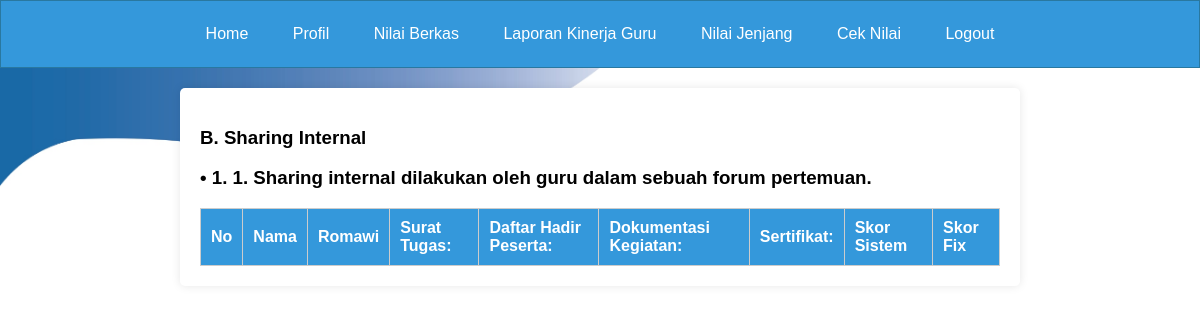
The page /page_beri_nilai_guru3b.php on the database as committed earlier.
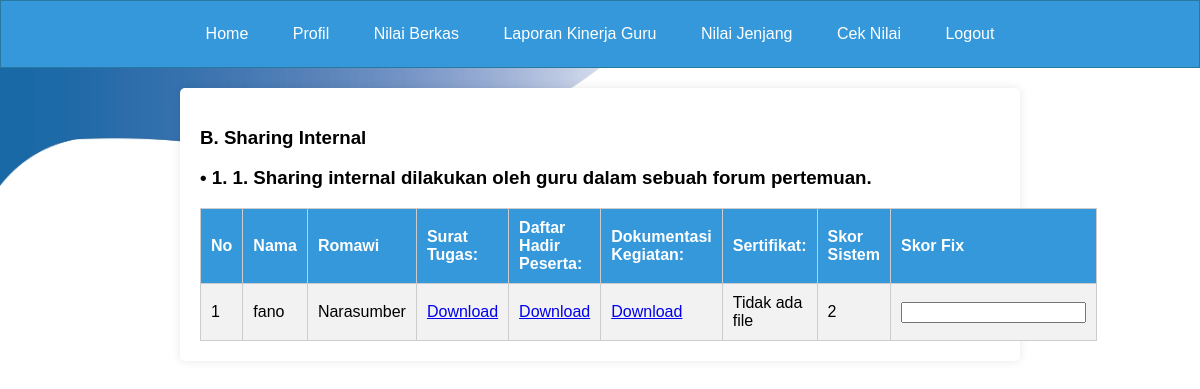
The same page on the database as committed later.
### tables this page shows
CREATE TABLE `tabel_p_pendidikan2` (
  `id_penilaian` int(11) NOT NULL,
  `id` int(11) DEFAULT NULL,
  `nama` varchar(255) DEFAULT NULL,
  `ia1` varchar(255) DEFAULT NULL,
  `poinia1` int(11) DEFAULT NULL,
  `apoinia1` int(11) NOT NULL,
  `berkasia1` longblob DEFAULT NULL,
  `berkasia11` longblob DEFAULT NULL,
  `berkasia111` longblob DEFAULT NULL,
  `iab1` varchar(255) DEFAULT NULL,
  `poiniab1` int(11) DEFAULT NULL,
  `apoiniab1` int(11) DEFAULT NULL,
  `berkasiab1` longblob DEFAULT NULL,
  `berkasiab11` longblob DEFAULT NULL,
  `berkasiab111` longblob DEFAULT NULL,
  `iac1` varchar(255) DEFAULT NULL,
  `poiniac1` int(11) DEFAULT NULL,
  `apoiniac1` int(11) DEFAULT NULL,
  `berkasiac1` longblob DEFAULT NULL,
  `berkasiac11` longblob DEFAULT NULL,
  `berkasiac111` longblob DEFAULT NULL,
  `ia2` varchar(255) DEFAULT NULL,
  `poinia2` int(11) DEFAULT NULL,
  `apoinia2` int(11) DEFAULT NULL,
  `berkasia2` longblob DEFAULT NULL,
  `berkasia22` longblob DEFAULT NULL,
  `berkasia222` longblob DEFAULT NULL,
  `ib1` varchar(255) DEFAULT NULL,
  `poinib1` int(11) DEFAULT NULL,
  `apoinib1` int(11) DEFAULT NULL,
  `berkasib1` longblob DEFAULT NULL,
  `berkasib11` longblob DEFAULT NULL,
  `berkasib111` longblob DEFAULT NULL,
  `ib2` varchar(255) DEFAULT NULL,
  `poinib2` int(11) DEFAULT NULL,
  `apoinib2` int(11) DEFAULT NULL,
  `berkasib2` longblob DEFAULT NULL,
  `berkasib22` longblob DEFAULT NULL,
  `berkasib222` longblob DEFAULT NULL,
  `ib3` varchar(255) DEFAULT NULL,
  `poinib3` int(11) DEFAULT NULL,
  `apoinib3` int(11) DEFAULT NULL,
  `berkasib3` longblob DEFAULT NULL,
  `berkasib33` longblob DEFAULT NULL,
  `berkasib333` longblob DEFAULT NULL,
  `ib4` varchar(255) DEFAULT NULL,
  `poinib4` int(11) DEFAULT NULL,
  `apoinib4` int(11) DEFAULT NULL,
  `berkasib4` longblob DEFAULT NULL,
  `berkasib44` longblob DEFAULT NULL,
  `berkasib444` longblob DEFAULT NULL,
  `ib5` varchar(255) DEFAULT NULL,
  `poinib5` int(11) DEFAULT NULL,
  `apoinib5` int(11) DEFAULT NULL,
  `berkasib5` longblob DEFAULT NULL,
  `berkasib55` longblob DEFAULT NULL,
  `berkasib555` longblob DEFAULT NULL,
  `ib6` varchar(255) DEFAULT NULL,
  `poinib6` int(11) DEFAULT NULL,
  `apoinib6` int(11) DEFAULT NULL,
  `berkasib6` longblob DEFAULT NULL,
  `berkasib66` longblob DEFAULT NULL,
  `berkasib666` longblob DEFAULT NULL,
  `ic1` varchar(255) DEFAULT NULL,
  `poinic1` int(11) DEFAULT NULL,
  `apoinic1` int(11) DEFAULT NULL,
  `berkasic1` longblob DEFAULT NULL,
  `berkasic11` longblob DEFAULT NULL,
  `berkasic111` longblob DEFAULT NULL,
  `berkasic1111` longblob DEFAULT NULL,
  `berkasic11111` longblob DEFAULT NULL,
  `ic2` varchar(255) DEFAULT NULL,
  `poinic2` int(11) DEFAULT NULL,
  `apoinic2` longblob DEFAULT NULL,
  `berkasic2` longblob DEFAULT NULL,
  `icb2` varchar(255) DEFAULT NULL,
  `poinicb2` int(11) DEFAULT NULL,
  `apoinicb2` int(11) DEFAULT NULL,
  `berkasicb2` longblob DEFAULT NULL,
  `icc2` varchar(255) DEFAULT NULL,
  `poinicc2` int(11) DEFAULT NULL,
  `apoinicc2` int(11) DEFAULT NULL,
  `berkasicc2` longblob DEFAULT NULL,
  `icd2` varchar(255) DEFAULT NULL,
  `poinicd2` int(11) DEFAULT NULL,
  `apoinicd2` int(11) DEFAULT NULL,
  `berkasicd2` longblob DEFAULT NULL,
  `id1` varchar(255) DEFAULT NULL,
  `poinid1` int(11) DEFAULT NULL,
  `apoinid1` int(11) DEFAULT NULL,
  `berkasid1` longblob DEFAULT NULL,
  `berkasid11` longblob DEFAULT NULL,
  `berkasid111` longblob NOT NULL,
  `ie1` varchar(255) DEFAULT NULL,
  `poinie1` int(11) DEFAULT NULL,
  `apoinie1` int(11) DEFAULT NULL,
  `berkasie1` longblob DEFAULT NULL,
  `berkasie11` longblob DEFAULT NULL,
  `berkasie111` longblob DEFAULT NULL,
  `ie2` varchar(255) DEFAULT NULL,
  `poinie2` int(11) DEFAULT NULL,
  `apoinie2` int(11) DEFAULT NULL,
  `berkasie2` longblob DEFAULT NULL,
  `berkasie22` longblob DEFAULT NULL,
  `iia1` varchar(255) DEFAULT NULL,
  `poiniia1` int(11) DEFAULT NULL,
  `apoiniia1` int(11) DEFAULT NULL,
  `berkasiia1` longblob DEFAULT NULL,
  `berkasiia11` longblob DEFAULT NULL,
  `berkasiia111` longblob DEFAULT NULL,
  `iia2` varchar(255) DEFAULT NULL,
  `poiniia2` int(11) DEFAULT NULL,
  `apoiniia2` int(11) DEFAULT NULL,
  `berkasiia2` longblob DEFAULT NULL,
  `berkasiia22` longblob DEFAULT NULL,
  `berkasiia222` longblob DEFAULT NULL,
  `iiab2` varchar(255) DEFAULT NULL,
  `poiniiab2` int(11) DEFAULT NULL,
  `apoiniiab2` int(11) DEFAULT NULL,
  `berkasiiab2` longblob DEFAULT NULL,
  `berkasiiab22` longblob DEFAULT NULL,
  `berkasiiab222` longblob DEFAULT NULL,
  `berkasiiab2222` longblob DEFAULT NULL,
  `iib1` varchar(255) DEFAULT NULL,
  `poiniib1` int(11) DEFAULT NULL,
  `apoiniib1` int(11) DEFAULT NULL,
  `berkasiib1` longblob DEFAULT NULL,
  `berkasiib11` longblob DEFAULT NULL,
  `berkasiib111` longblob DEFAULT NULL,
  `iib2` varchar(255) DEFAULT NULL,
  `poiniib2` int(11) DEFAULT NULL,
  `apoiniib2` int(11) DEFAULT NULL,
  `berkasiib2` longblob DEFAULT NULL,
  `berkasiib22` longblob DEFAULT NULL,
  `berkasiib222` longblob DEFAULT NULL,
  `iib3` varchar(255) DEFAULT NULL,
  `poiniib3` int(11) DEFAULT NULL,
  `apoiniib3` int(11) DEFAULT NULL,
  `berkasiib3` longblob DEFAULT NULL,
  `berkasiib33` longblob DEFAULT NULL,
  `berkasiib333` longblob DEFAULT NULL,
  `iiba3` varchar(255) DEFAULT NULL,
  `poiniiba3` int(11) DEFAULT NULL,
  `apoiniiba3` int(11) DEFAULT NULL,
  `berkasiiba3` longblob DEFAULT NULL,
  `berkasiiba33` longblob DEFAULT NULL,
  `berkasiiba333` longblob DEFAULT NULL,
  `berkasiiba3333` longblob DEFAULT NULL,
  `iib4` varchar(255) DEFAULT NULL,
  `poiniib4` int(11) DEFAULT NULL,
  `apoiniib4` int(11) DEFAULT NULL,
  `berkasiib4` longblob DEFAULT NULL,
  `berkasiib44` longblob DEFAULT NULL,
  `berkasiib444` longblob DEFAULT NULL,
  `iibb4` varchar(255) DEFAULT NULL,
  `poiniibb4` int(11) DEFAULT NULL,
  `apoiniibb4` int(11) DEFAULT NULL,
  `berkasiibb4` longblob DEFAULT NULL,
  `berkasiibb44` longblob DEFAULT NULL,
  `berkasiibb444` longblob DEFAULT NULL,
  `iibc4` varchar(255) DEFAULT NULL,
  `poiniibc4` int(11) DEFAULT NULL,
  `apoiniibc4` int(11) DEFAULT NULL,
  `berkasiibc4` longblob DEFAULT NULL,
  `berkasiibc44` longblob DEFAULT NULL,
  `berkasiibc444` longblob DEFAULT NULL,
  `iiia1` varchar(255) DEFAULT NULL,
  `poiniiia1` int(11) DEFAULT NULL,
  `apoiniiia1` int(11) DEFAULT NULL,
  `berkasiiia1` longblob DEFAULT NULL,
  `berkasiiia11` longblob DEFAULT NULL,
  `berkasiiia111` longblob DEFAULT NULL,
  `iiib1` varchar(255) DEFAULT NULL,
  `poiniiib1` int(11) DEFAULT NULL,
  `apoiniiib1` int(11) DEFAULT NULL,
  `berkasiiib1` longblob DEFAULT NULL,
  `berkasiiib11` longblob DEFAULT NULL,
  `berkasiiib111` longblob DEFAULT NULL,
  `berkasiiib1111` longblob DEFAULT NULL,
  `berkasiiib11111` longblob DEFAULT NULL,
  `iiic1` varchar(255) DEFAULT NULL,
  `poiniiic1` int(11) DEFAULT NULL,
  `apoiniiic1` int(11) DEFAULT NULL,
  `berkasiiic1` longblob DEFAULT NULL,
  `berkasiiic11` longblob DEFAULT NULL,
  `berkasiiic111` longblob DEFAULT NULL,
  `berkasiiic1111` longblob DEFAULT NULL,
  `berkasiiic11111` longblob DEFAULT NULL,
  `iva1` varchar(255) DEFAULT NULL,
  `poiniva1` int(11) DEFAULT NULL,
  `apoiniva1` int(11) DEFAULT NULL,
  `berkasiva1` longblob DEFAULT NULL,
  `berkasiva11` longblob DEFAULT NULL,
  `berkasiva111` longblob DEFAULT NULL,
  `ivb1` varchar(255) DEFAULT NULL,
  `poinivb1` int(11) DEFAULT NULL,
  `apoinivb1` int(11) DEFAULT NULL,
  `berkasivb1` longblob DEFAULT NULL,
  `berkasivb11` longblob DEFAULT NULL,
  `berkasivb111` longblob DEFAULT NULL,
  `ivc1` varchar(255) DEFAULT NULL,
  `poinivc1` int(11) DEFAULT NULL,
  `apoinivc1` int(11) DEFAULT NULL,
  `berkasivc1` longblob DEFAULT NULL,
  `berkasivc11` longblob DEFAULT NULL,
  `berkasivc111` longblob DEFAULT NULL,
  `ivd1` varchar(255) DEFAULT NULL,
  `poinivd1` int(11) DEFAULT NULL,
  `apoinivd1` int(11) DEFAULT NULL,
  `berkasivd1` longblob DEFAULT NULL,
  `berkasivd11` longblob DEFAULT NULL,
  `berkasivd111` longblob DEFAULT NULL,
  `ive1` varchar(255) DEFAULT NULL,
  `poinive1` int(11) DEFAULT NULL,
  `apoinive1` int(11) DEFAULT NULL,
  `berkasive1` longblob DEFAULT NULL,
  `berkasive11` longblob DEFAULT NULL,
  `berkasive111` longblob DEFAULT NULL,
  `ivea1` varchar(255) DEFAULT NULL,
  `poinivea1` int(11) DEFAULT NULL,
  `apoinivea1` int(11) DEFAULT NULL,
  `berkasivea1` longblob DEFAULT NULL,
  `ive2` varchar(255) DEFAULT NULL,
  `poinive2` int(11) DEFAULT NULL,
  `apoinive2` int(11) DEFAULT NULL,
  `berkasive2` longblob DEFAULT NULL,
  `berkasive22` longblob DEFAULT NULL,
  `berkasive222` longblob DEFAULT NULL,
  `tahun_penilaian` varchar(4) DEFAULT NULL,
  `nilai` int(10) DEFAULT NULL,
  `nilaivalidasi` int(15) NOT NULL,
  `validasi` varchar(20) DEFAULT NULL,
  `Aktivasi` int(10) NOT NULL,
  `TIMESTAMP` timestamp NOT NULL DEFAULT '2024-06-03 16:59:59'
);

### page_beri_nilai_guru3b.php (the view, shortened to what this page needs)
<?php
include "koneksi.php";
$tahun_ini = date("Y");
?>
<!DOCTYPE html>
<html lang="en">
<head>
</head>
<body>
    <div class="navbar-pendidikan" id="navbar-guru">
        <a href="page_pendidikan.php">Home</a>
        <a href="page_profil_pendidikan.php">Profil</a>
        <a href="page_beri_nilai_pendidikan.php">Nilai Berkas</a>
        <a href="page_laporan_kinerja_guru_pendidikan.php">Laporan Kinerja Guru</a>
        <a href="page_jenjang_pendidikan.php">Nilai Jenjang</a>
        <a href="page_nilaisemua_pendidikan.php">Cek Nilai</a>
        <a href="logout.php">Logout</a>
    </div>
    <div class="container">
    <h3>B. Sharing Internal</h3>
        <h3>• 1. 1. Sharing internal dilakukan oleh guru dalam sebuah forum pertemuan. </h3>
        <table>
            <tr>
                <th>No</th>
                <th>Nama</th>
                <th>Romawi</th>
                <th>Surat Tugas:</th>
                <th>Daftar Hadir Peserta:</th>
                <th>Dokumentasi Kegiatan:</th>
                <th>Sertifikat:</th>
                <th>Skor Sistem</th>
                <th>Skor Fix</th>
            </tr>
            <?php
            $no = 1;
            $query_ia = mysqli_query($koneksi, "SELECT * FROM tabel_p_pendidikan2 WHERE tahun_penilaian = '$tahun_ini'");
            while ($row = mysqli_fetch_array($query_ia)) {
                $file_berkasiaa = $row['berkasiiib11'];
                $file_berkasiaaa = $row['berkasiiib111'];
                $file_berkasiaaaa = $row['berkasiiib1111'];
                $file_berkasiaaaaa = $row['berkasiiib11111'];
            ?>
                <tr>
                    <td><?php echo $no++; ?></td>
                    <td><?php echo $row['nama']; ?></td>
                    <td><?php echo $row['iiib1']; ?></td>
                    <td>
                        <?php if (!empty($file_berkasiaa)) { ?>
                            <a href="uploads/<?php echo $file_berkasiaa; ?>" target="_blank">Download</a>
                        <?php } else {
                            echo "Tidak ada file";
                        } ?>
                    </td>
                    <td>
                        <?php if (!empty($file_berkasiaaa)) { ?>
                            <a href="uploads/<?php echo $file_berkasiaaa; ?>" target="_blank">Download</a>
                        <?php } else {
                            echo "Tidak ada file";
                        } ?>
                    </td>
                    <td>
                        <?php if (!empty($file_berkasiaaaa)) { ?>
                            <a href="uploads/<?php echo $file_berkasiaaaa; ?>" target="_blank">Download</a>
                        <?php } else {
                            echo "Tidak ada file";
                        } ?>
                    </td>
                    <td>
                        <?php if (!empty($file_berkasiaaaaa)) { ?>
                            <a href="uploads/<?php echo $file_berkasiaaaaa; ?>" target="_blank">Download</a>
                        <?php } else {
                            echo "Tidak ada file";
                        } ?>
                    </td>
                    <td><?php echo $row['poiniiib1']; ?></td>
                    <td>
                        <input type="text" class="editable-iiib1" data-id="<?php echo $row['id']; ?>" value="<?php echo $row['apoiniiib1']; ?>">
                    </td>
                </tr>
            <?php } ?>
        </table>
    </div>
</body>
</html>

Rows that differ between the two databases and show on the page:
added tabel_p_pendidikan2: nama "fano", iiib1 "Narasumber", poiniiib1 "2"
